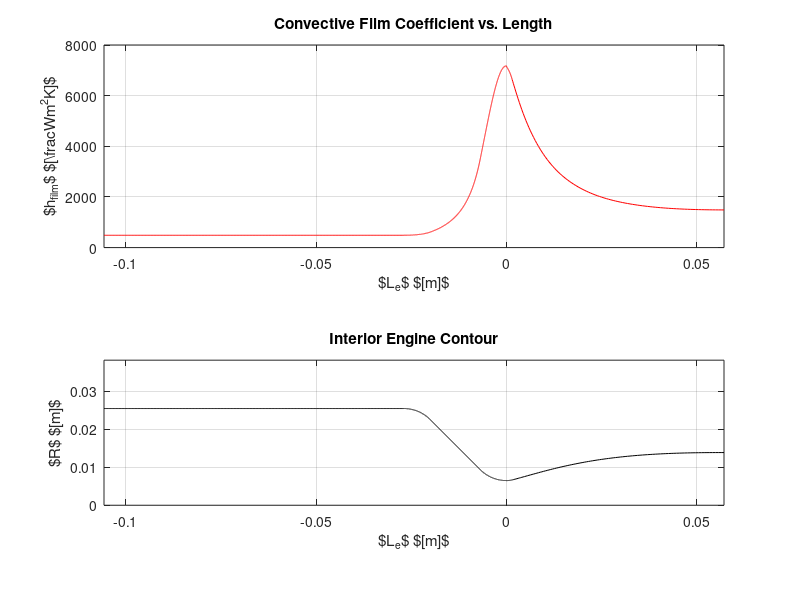

Source code (MATLAB):
%% TITLE: Calculating Convective Film Coefficient In Terms of Engine Length
% Author: Evan Olsen
% Date: 01/25/2024
% Description: Uses pre-calculated interior contour and CEA transport
% properties to calculate heat transfer coefficient, according to the
% equation described in source: https://jffhmt.avestia.com/2015/PDF/006.pdf

clc; clear; close all;
%% INPUT DEFINITION
% R_x.mat is the pre-calculated interior contour of the engine, calculate
% this yourself or use the Parametric-Engine-Generator script on the GitHub
% at https://github.com/RIT-Launch-Initiative/Parametric-Liquid-Engine
load("R_x.mat")

% Radius of the combustion chamber
R_ch = 0.0254; % [m]

% Lateral surface area of the interior geometry revolved about the z-axis.
% You can find this easiest by using the measure tool in Fusion360 when you
% have imported the generated geometry.
A_lat = 0.0225786645; % [m^2]

% Calculates the local cross-sectional area of the engine based on the
% local radius.
A_x = pi.*R_x(2,:).^2; % [m^2]

% Mass flowrate
m_dot = 0.315; % [kg/s]

% Viscosity/Dynamic Viscosity as provided by NASA CEA as a special output.
% Ensure you convert cP to Pa*s before running.
mu = 0.00005832; % [Pa*s]

%% SEGMENTING GEOMETRY
% This code is meant to segment the geometry into the sections defined by
% NASA CEA so that the proper transport values can be applied in each
% region.

contour_disp_from_comb = R_x(2,:)-R_x(2,1);
i=1;
while contour_disp_from_comb(i)>=-0.0001
    comb_end = i;
    i = i+1;
end

[~,throat] = min(R_x(2,:));

nozzle_end = length(R_x(2,:));
%% INITAILIZING TRANSPORT VALUES
% EXAMPLE NASA CEA TRANSPORT VALUES:
  % WITH EQUILIBRIUM REACTIONS
  % 
  %   Cp(kJ/kg-K):     1.9857    1.9856    2.0068    6.4084
  %         Cond.:     2.1899    2.1895    1.9871    3.8802
  %       Prandtl:    0.52888   0.52889   0.53668   0.66488
  % 
  % WITH FROZEN REACTIONS
  % 
  %   Cp(kJ/kg-K):     1.9501    1.9501    1.9083    1.7877
  %         Cond.:     2.1593    2.1589    1.9216    1.3441
  %       Prandtl:    0.52678   0.52679   0.52771   0.53543

% C_p [J/(kg*K)] --- Specific Heat Constant Pressure
C_p_CC_eq = 1985.7; C_p_CCE_eq = 1985.6; C_p_TH_eq = 2006.8; C_p_NE_eq = 6408.4;
C_p_CC_fr = 1950.1; C_p_CCE_fr = 1950.1; C_p_TH_fr = 1908.3; C_p_NE_fr = 1787.7;

% Pr [-] --- Prantyl Number
Pr_CC_eq = 0.52888; Pr_CCE_eq = 0.52889; Pr_TH_eq = 0.53668; Pr_NE_eq = 0.66488;
Pr_CC_fr = 0.52678; Pr_CCE_fr = 0.52679; Pr_TH_fr = 0.52771; Pr_NE_fr = 0.53543;

%%  Eq. Before Throat, Fr. After Throat
% Found to be the most accurate method to produce heat transfer film
% coefficient: Uses equillibrium transport values prior to throat, and
% frozen transport values following the throat.
% 
% Linearly interpolates between each of the values to give the best
% interpretation of the values between each point.
C_p = [linspace(C_p_CC_eq,C_p_CCE_eq,comb_end),...
         linspace(C_p_CCE_eq,C_p_TH_fr,throat-comb_end)...
         linspace(C_p_TH_fr,C_p_NE_fr,nozzle_end-throat)];
Pr =  [linspace(Pr_CC_eq,Pr_CCE_eq,comb_end),...
         linspace(Pr_CCE_eq,Pr_TH_fr,throat-comb_end)...
         linspace(Pr_TH_fr,Pr_NE_fr,nozzle_end-throat)];

%% CALCULATION
% Solving equation as is described in https://jffhmt.avestia.com/2015/PDF/006.pdf

% Correction factor based on combustion chamber radius.
Z_c= pi*R_ch^2/A_lat; % [-]
h_film = Z_c.*(m_dot./(2.*A_x)).*C_p.*mu.^0.3.*Pr.^(2/3); % [W/(m^2*K)]
%% ANSYS FORMAT OUTPUT
% Inverses the x-values due to ANSYS coordinates being inversed. Change
% this value as represents your coordinate system in ANSYS.
% Creates vertical columns for easy import into ANSYS Transient Thermal
% Analysis.
h_film_x = [-R_x(1,:);h_film]'; % [m];[W/(m^2*K]
%% GRAPHICAL ANALYSIS
% Plots the heat transfer film coefficient in terms of x for visual
% representation and for comparison with the imported values in ANSYS.

filmCoefficientPlot = figure('Name','Film Coefficient');
subplot(2,1,1)
plot(R_x(1,:),h_film,'-r');
grid on
title('Convective Film Coefficient vs. Length')
xlabel('$L_{e}$ $[m]$');
ylabel('$h_{film}$ $[\frac{W}{m^{2}K}]$')
xlim([R_x(1,1),R_x(1,end)])

subplot(2,1,2)
plot(R_x(1,:),R_x(2,:),'-k')
grid on
title('Interior Engine Contour')
xlabel('$L_{e}$ $[m]$'); ylabel('$R$ $[m]$')
axis equal
xlim([R_x(1,1),R_x(1,end)]); ylim([0 1.5*max(R_x(2,:))]);